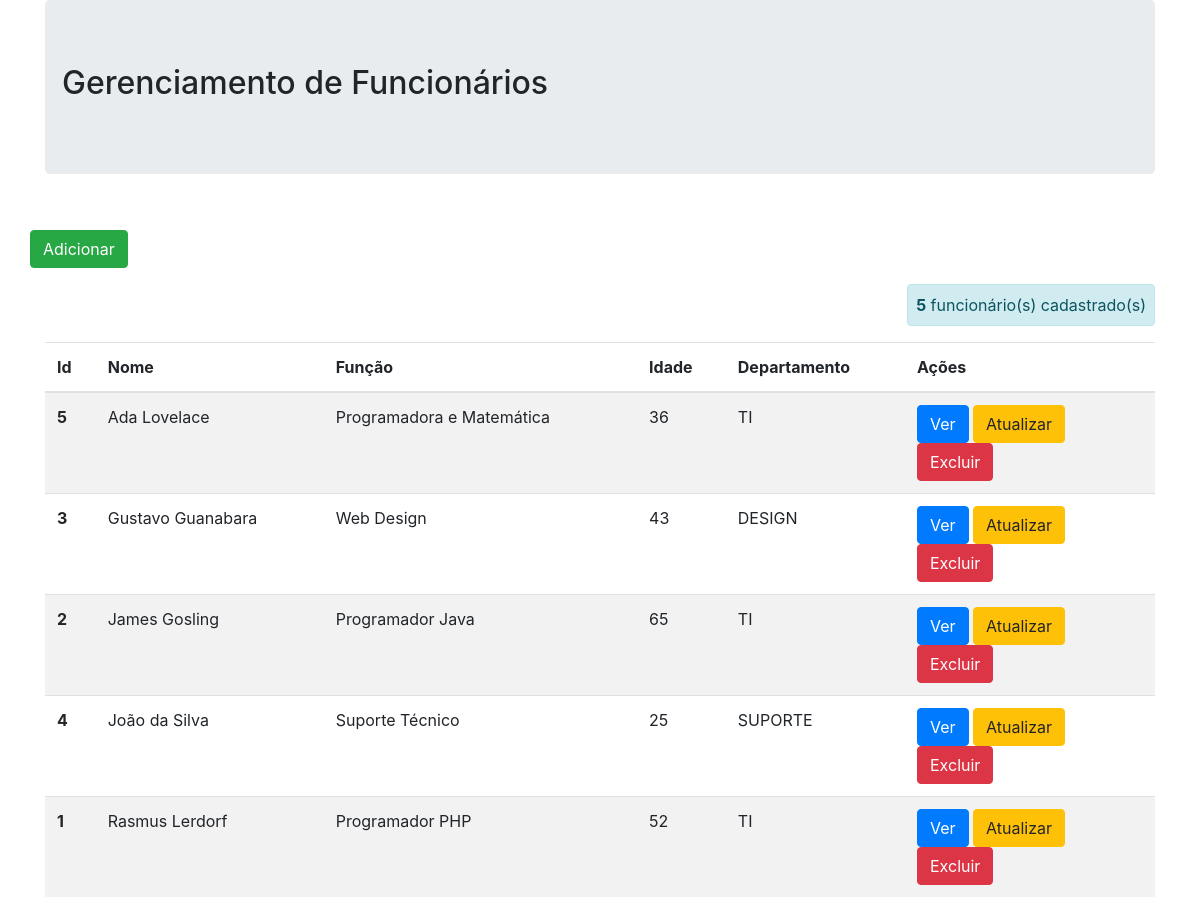
The page / on the database its author committed.
### tables this page shows
CREATE TABLE `funcionario` (
  `id` int(11) unsigned NOT NULL AUTO_INCREMENT,
  `nome_funcionario` varchar(50) NOT NULL,
  `funcao_funcionario` varchar(50) NOT NULL,
  `idade_funcionario` int(3) NOT NULL,
  `id_departamento` int(1) NOT NULL,
  PRIMARY KEY (`id`)
);

CREATE TABLE `departamento` (
  `id` int(11) unsigned NOT NULL AUTO_INCREMENT,
  `nome_departamento` varchar(7) NOT NULL,
  PRIMARY KEY (`id`)
);

### index.php (the view, shortened to what this page needs)
<!DOCTYPE html>
<html lang="pt-br">
<head>
    <link rel="stylesheet" href="assets/css/bootstrap.min.css">
</head>
<body>
    <div class="container">
        <div class="jumbotron">
            <div class="row">
                <h2>Gerenciamento de Funcionários</h2>
            </div>
        </div>
            <div class="row">
                <p>
                    <a href="cadastro.php" class="btn btn-success">Adicionar</a>
                </p>
                <?php
                    $conn = Banco::conectar();
                    $sql = 'SELECT funcionario.id,funcionario.nome_funcionario,funcionario.funcao_funcionario,funcionario.idade_funcionario,departamento.nome_departamento
                            FROM funcionario
                            INNER JOIN departamento
                            ON funcionario.id_departamento = departamento.id ORDER BY funcionario.nome_funcionario';
                    $resultado = $conn->query($sql);
                    $qtd_funcionarios = $resultado->rowCount();
                    if($qtd_funcionarios>=1){
                ?>
                </div>
                      <div class="d-flex flex-row-reverse">
                        <div class="p-2 alert alert-info"><b><?php echo $qtd_funcionarios; ?></b> funcionário(s) cadastrado(s)</div>
                      </div>
                        <table class="table table-striped">
                            <thead>
                                <tr>
                                    <th>Id</th>
                                    <th>Nome</th>
                                    <th>Função</th>
                                    <th>Idade</th>
                                    <th>Departamento</th>
                                    <th>Ações</th>
                                </tr>
                            </thead>
                            <tbody>
                <?php
                            foreach($conn->query($sql) as $funcionario){
                                echo '<tr>';
        			            echo '<th scope="row">'. $funcionario['id'] . '</th>';
                                echo '<td>'. $funcionario['nome_funcionario'] . '</td>';
                                echo '<td>'. $funcionario['funcao_funcionario'] . '</td>';
                                echo '<td>'. $funcionario['idade_funcionario'] . '</td>';
                                echo '<td>'. $funcionario['nome_departamento'] . '</td>';
                                echo '<td width=250>';
                                echo '<a class="btn btn-primary" href="visualizacao.php?id='.$funcionario['id'].'">Ver<i class="fas fa-edit"></i></a>';
                                echo '<a class="btn btn-warning" href="atualizacao.php?id='.$funcionario['id'].'">Atualizar</a>';
                                echo '<a class="btn btn-danger" href="delecao.php?id='.$funcionario['id'].'">Excluir</a>';
                                echo '</td>';
                                echo '</tr>';
                            }
                ?>
                            </tbody>
                        </table>
                <?php
                    }else{
                        echo '</div>';
                        echo '</br>';
                        echo '<div class="alert alert-danger">Ainda não há funcionário(s) cadastrado(s)!</div>';
                    } ?>
            </div>
</body>
</html>

### rows shown on the page
funcionario: id "5", nome_funcionario "Ada Lovelace", funcao_funcionario "Programadora e Matemática", idade_funcionario "36", id_departamento.nome_departamento "TI"
funcionario: id "3", nome_funcionario "Gustavo Guanabara", funcao_funcionario "Web Design", idade_funcionario "43", id_departamento.nome_departamento "DESIGN"
funcionario: id "2", nome_funcionario "James Gosling", funcao_funcionario "Programador Java", idade_funcionario "65", id_departamento.nome_departamento "TI"
funcionario: id "4", nome_funcionario "João da Silva", funcao_funcionario "Suporte Técnico", idade_funcionario "25", id_departamento.nome_departamento "SUPORTE"
funcionario: id "1", nome_funcionario "Rasmus Lerdorf", funcao_funcionario "Programador PHP", idade_funcionario "52", id_departamento.nome_departamento "TI"

### other values the page prints
$qtd_funcionarios "5"
